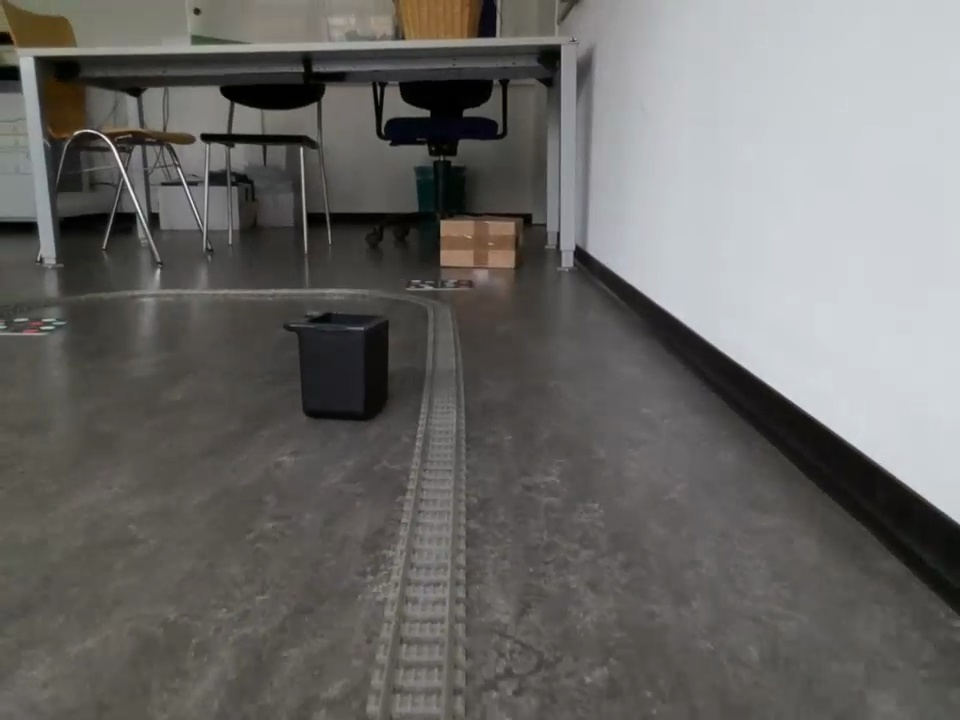
#> input picture rail_detection/test_data/fps_1_frame_018.jpg, 960 x 720 px, found by its file name
$ jupyter execute manual_merge_test_v2.ipynb
#> lines starting #> are read from the running program, lines starting #| are printed output that depends on the picture; after the words box and inside, x2 and y2 are one past the last pixel; in counts of white or black regions, pixels touching at a corner belong together
[cell 1]
import os
import cv2
import numpy as np
#import layers
import matplotlib.pyplot as plt

[cell 2]
# credits to https://towardsdatascience.com/lines-detection-with-hough-transform-84020b3b1549

import matplotlib.lines as mlines

# ist a,b == m, c

def line_detection_non_vectorized(image, edge_image, num_rhos=100, num_thetas=100, t_count=220):
  edge_height, edge_width = edge_image.shape[:2]
  edge_height_half, edge_width_half = edge_height / 2, edge_width / 2
  #
  d = np.sqrt(np.square(edge_height) + np.square(edge_width))
  dtheta = 180 / num_thetas
  drho = (2 * d) / num_rhos
  #
  thetas = np.arange(0, 180, step=dtheta)
  rhos = np.arange(-d, d, step=drho)
  #
  cos_thetas = np.cos(np.deg2rad(thetas))
  sin_thetas = np.sin(np.deg2rad(thetas))
  #
  accumulator = np.zeros((len(rhos), len(rhos)))
  #
  figure = plt.figure(figsize=(12, 12))
  subplot1 = figure.add_subplot(1, 4, 1)
  subplot1.imshow(image, cmap="gray")
  subplot2 = figure.add_subplot(1, 4, 2)
  subplot2.imshow(edge_image, cmap="gray")
  subplot3 = figure.add_subplot(1, 4, 3)
  subplot3.set_facecolor((0, 0, 0))
  subplot4 = figure.add_subplot(1, 4, 4)
  subplot4.imshow(image, cmap="gray")
  #
  for y in range(edge_height):
    for x in range(edge_width):
      if edge_image[y][x] != 0:
        edge_point = [y - edge_height_half, x - edge_width_half]
        ys, xs = [], []
        for theta_idx in range(len(thetas)):
          rho = (edge_point[1] * cos_thetas[theta_idx]) + (edge_point[0] * sin_thetas[theta_idx])
          theta = thetas[theta_idx]
          rho_idx = np.argmin(np.abs(rhos - rho))
          accumulator[rho_idx][theta_idx] += 1
          ys.append(rho)
          xs.append(theta)
        subplot3.plot(xs, ys, color="white", alpha=0.05)
  line_results = list()
  for y in range(accumulator.shape[0]):
    for x in range(accumulator.shape[1]):
      if accumulator[y][x] > t_count:
        rho = rhos[y]
        theta = thetas[x]
        #print(theta)
        a = np.cos(np.deg2rad(theta))
        b = np.sin(np.deg2rad(theta))

        x0 = (a * rho) + edge_width_half
        #print(x0)

        y0 = (b * rho) + edge_height_half
        #print(y0)
        x1 = int(x0 + 1000 * (-b))
        y1 = int(y0 + 1000 * (a))
        x2 = int(x0 - 1000 * (-b))
        y2 = int(y0 - 1000 * (a))
        #print([x1, x2])
        #print([y1, y2])
        #print("###")
        subplot3.plot([theta], [rho], marker='o', color="yellow")
        line_results.append([(x1,y1), (x2,y2)])
        subplot4.add_line(mlines.Line2D([x1, x2], [y1, y2]))

  subplot3.invert_yaxis()
  subplot3.invert_xaxis()

  subplot1.title.set_text("Original Image")
  subplot2.title.set_text("Edge Image")
  subplot3.title.set_text("Hough Space")
  subplot4.title.set_text("Detected Lines")
  plt.show()
  return accumulator, rhos, thetas, line_results

[cell 3]
img = cv2.imread(f"C:/Users/fredi/Desktop/Uni/SELS2/hough2/handpicked_rails/2021-07-01-17-07-48/fps_1_frame_018.jpg",  cv2.IMREAD_GRAYSCALE)
#img = cv2.imread(img_dir, cv2.IMREAD_GRAYSCALE)
print(img.shape)
#| (720, 960)
plt.imshow(img, "gray")
plt.show()

[cell 4]
edge_image = cv2.Canny(img, 100, 200)
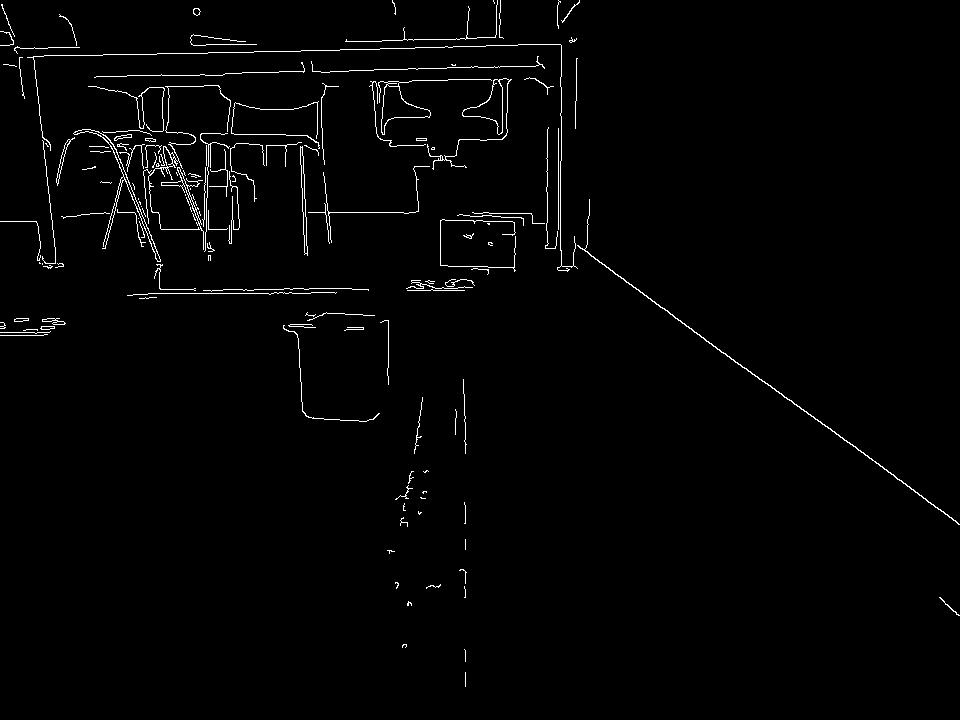
#> edge_image: shape (720, 960); 1.6% white in thin lines or dots
acc, rhos, thetas, line_results = line_detection_non_vectorized(img, edge_image, t_count=3500)
#> after the loop in line_detection_non_vectorized, `for y in range(edge_height):`:
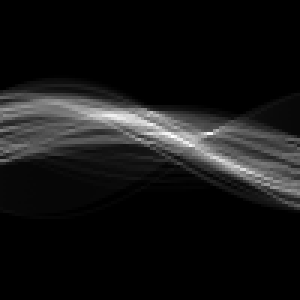
#> accumulator: shape (100, 100) float64 (shown 3 times larger); min 0, max 1294, mean 108.7; drawn with min black and max white
#> in line_detection_non_vectorized, `plt.show()`:
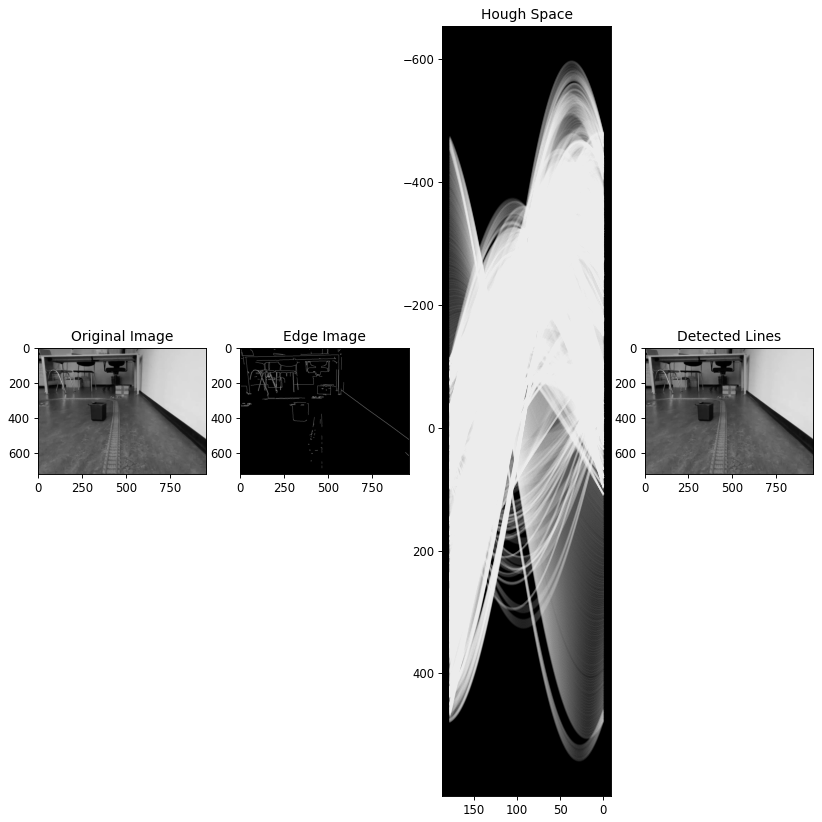
#> figure drawn by matplotlib, 4 panels; panel 3: curve peaks at x = 178.2, y = 76.65; panel 3: curve peaks at x = 0, y = 13; panel 3: curve peaks at x = 0, y = 17
#> rhos = 100 values from -1200 to 1176; thetas = 100 values from 0 to 178.2; line_results = []

[cell 5]
# [11 lines left out: function test_pixel, not called in this run]

[cell 6]
def merge_lines_manual(edge_image, lines):

    new_lines = []
    for line in lines:
        x0, y0, x1, y1 = line[0][0], line[0][1], line[1][0], line[1][1]
        if x1 == x0:
            slope = False
        elif y0 == y1:
            slope = 0
        else:
            slope = (y1-y0)/(x1-x0)

        line_label = []
        if slope == False:
            x = x0
            if y1 > y0:
                big_y, small_y = y1, y0
            elif y0 > y1:
                big_y, small_y = y0, y1
            else: #in this case x0=x1 and y0=y1 -> there is no line
                continue

            for y in range(small_y, big_y):
                line_label.append([x,y,test_pixel(edge_image, x, y)])


        elif slope == 0:
            y = y0
            if x1 > x0:
                big_x, small_x = x1, x0
            elif x0 > x1:
                big_x, small_x = x0, x1
            else: #in this case x0=x1 and y0=y1 -> there is no line
                continue
            for x in range(small_x, big_x):
                line_label.append([x,y,test_pixel(edge_image, x, y)])

        else:
            y_direction = 0
            if abs(x0-x1) > abs(y0-y1):
                if x1 > x0:
                    start_x, end_x = x0, x1
                    start_y, end_y = y0, y1
                else:
                    start_x, end_x = x1, x0
                    start_y, end_y = y1, y0
                y = start_y
                for x in range(start_x, end_x):
                    line_label.append(test_pixel(edge_image, x, y))
                    y = y + slope
                    if y1 > y0:
                        if y < y0 or y > y1:
                            break
                    if y1 < y0:
                        if y > y0 or y < y1:
                            break
            elif abs(y0-y1) > abs(x0-x1):    # y distance is bigger than x so we count up y instead of x
                if y1 > y0:
                    start_x, end_x = x0, x1
                    start_y, end_y = y0, y1
                else:
                    start_x, end_x = x1, x0
                    start_y, end_y = y1, y0

                x = start_x
                for y in range(start_y, end_y):
                    line_label.append(test_pixel(edge_image, x, y))
                    x = x + 1/slope
                    if x1 > x0:
                        if x < x0 or x > x1:
                            break
                    if x1 < x0:
                        if x > x0 or x < x1:
                            break
        new_lines.append(line_label)
    return new_lines

[cell 7]
print(line_results)

[cell 8]
# [9 lines left out: function check_pixel_range, not called in this run]

[cell 9]
def cut_lines(new_lines, threshold=25):
    true_lines = []
    for line in new_lines:
        true_pixels = []
        for pixel in line:
            if pixel[2] == True:
                true_pixels.append([pixel[0], pixel[1]])
        true_lines.append(true_pixels)

    line_lengths=[]
    for line in true_lines:
        print(len(line))
        if len(line) > 0:
            start, end = line[0], line[len(line)-1]
            slope = (end[1]-start[1]) / (end[0]-start[0])
            length_counter=[[line[0], False, 0]]   #format: [line:[start, end, length]]
            current_segment=0
            for i in range(len(line) - 1):
                check = check_pixel_range(line[i], line[i+1], slope, threshold)
                if check == True:
                    length_counter[current_segment][2] += 1
                else:
                    length_counter[current_segment][1] = line[i]
                    length_counter.append([line[i+1], False, 0])
                    current_segment += 1
            length_counter[len(length_counter)-1][1] = line[len(line)-1]
            line_lengths.append(length_counter)

    return line_lengths

[cell 10]
new_lines = merge_lines_manual(edge_image, line_results)
#> new_lines = []
#print(new_lines[0])
draw_lines = []
for line in new_lines:
    true_pixels = []
    for pixel in line:
        if pixel[2] == True:
            true_pixels.append(pixel)
    end_point = len(true_pixels) - 1
    #drawing whole line for the beginning
    if len(true_pixels) > 0:
        draw_lines.append([(true_pixels[0][0],true_pixels[0][1]),(true_pixels[end_point][0],true_pixels[end_point][1])])
#> this loop made 0 passes
#> after the loop, draw_lines = []

#start and end coordinates for each line fit the original lines
print(draw_lines)

[cell 11]
lines = cut_lines(new_lines, 30)
#> lines = []

final_lines = []
for line in lines:
    biggest_segment_index, biggest_segment_val = 0, 0
    for i in range(len(line)):
        if line[i][2] > biggest_segment_val:
            biggest_segment_index = i
            biggest_segment_val = line[i][2]
    final_lines.append([line[biggest_segment_index][0], line[biggest_segment_index][1]])
#> after the loop, final_lines = []
print(final_lines)

[cell 12]
lines = cut_lines(new_lines, 30)

[cell 13]
fig, axes = plt.subplots(1, 2, figsize=(15, 6))
ax = axes.ravel()

for line in final_lines:
    print(line[0][0], line[0][1], [line[1][0], line[1][1]])
    ax[0].add_line(mlines.Line2D([line[0][0], line[0][1]], [line[1][0], line[1][1]]))
    #ax[0].add_line(mlines.Line2D([line[1][0], line[1][1]], [line[0][0], line[0][1]]))
    #ax[0].plot(line[0], line[1], color="blue", linewidth=2)


ax[0].imshow(img)
ax[1].imshow(edge_image)
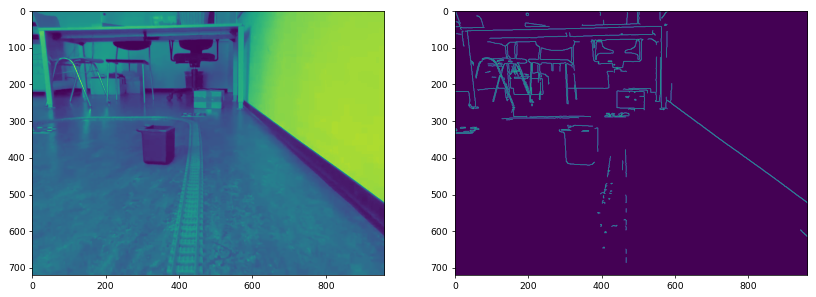
#> figure drawn by matplotlib, 2 panels

$ run again, with rail_detection/test_data/fps_1_frame_001.jpg copied over rail_detection/test_data/fps_1_frame_018.jpg
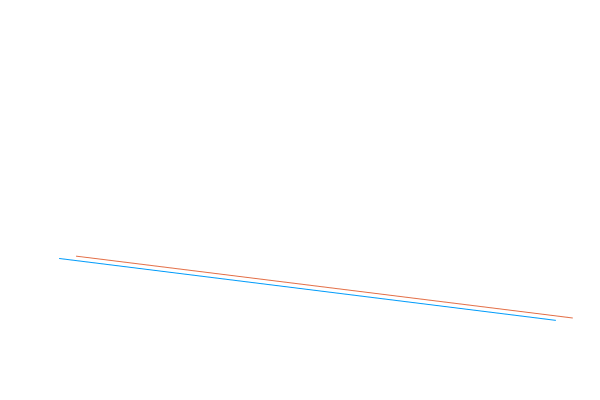
#> input picture rail_detection/test_data/fps_1_frame_001.jpg, 600 x 400 px, found by its file name
#| (400, 600)
#> `edge_image = cv2.Canny(img, 100, 200)`:
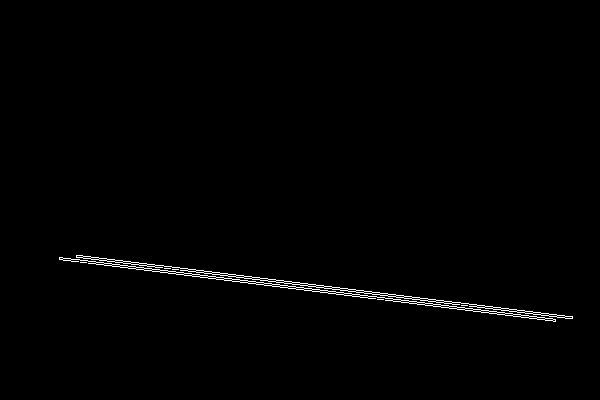
#> edge_image: shape (400, 600); 0.83% white in thin lines or dots, all inside (x1, y1, x2, y2) = (59, 255, 573, 322)
#> `acc, rhos, thetas, line_results = line_detection_non_vectorized(img, e..`: rhos = 100 values from -721.1 to 706.7; thetas = 100 values from 0 to 178.2; line_results = []
#> `[cell 13] fig, axes = plt.subplots(1, 2, figsize=(15, 6)) ax = axes.ra..`:
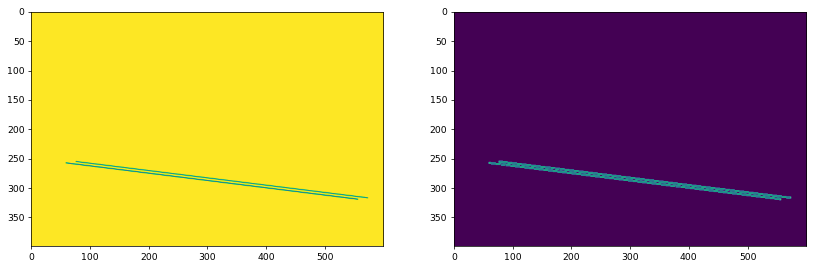
#> figure drawn by matplotlib, 2 panels

$ run again, with rail_detection/test_data/fps_1_frame_011.jpg copied over rail_detection/test_data/fps_1_frame_018.jpg
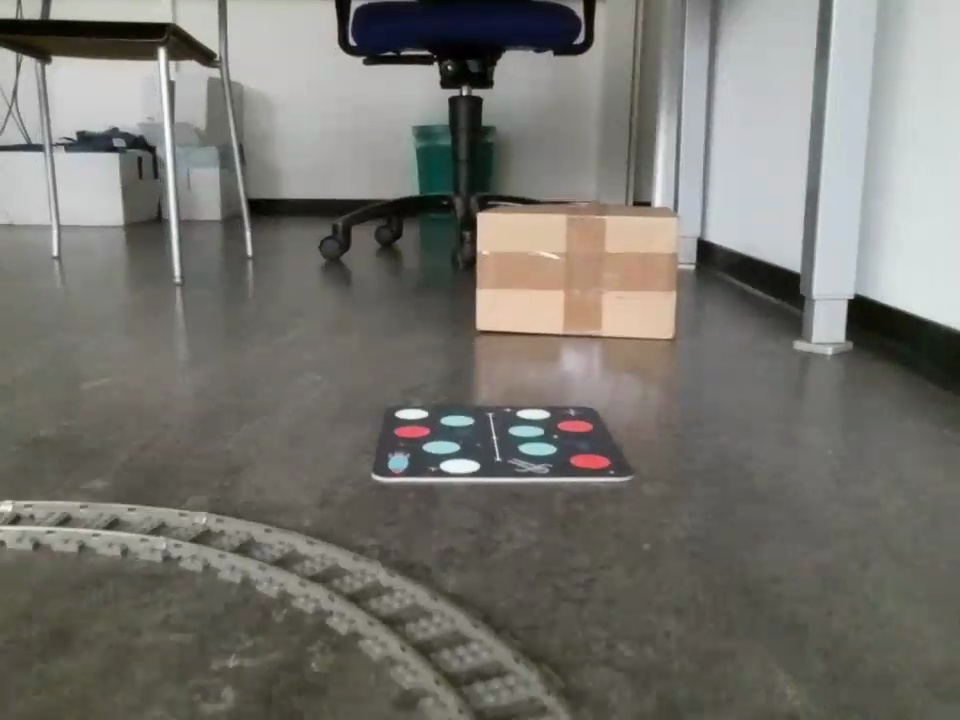
#> input picture rail_detection/test_data/fps_1_frame_011.jpg, 960 x 720 px, found by its file name
#| (720, 960)
#> `edge_image = cv2.Canny(img, 100, 200)`:
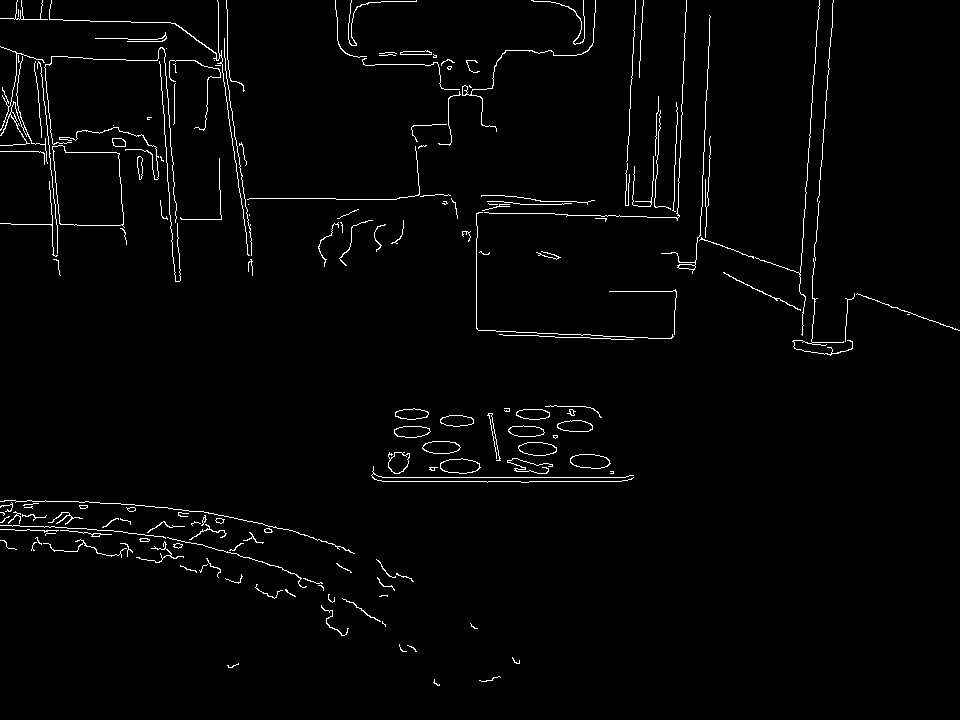
#> edge_image: shape (720, 960); 2% white in thin lines or dots
#> in line_detection_non_vectorized, `plt.show()`:
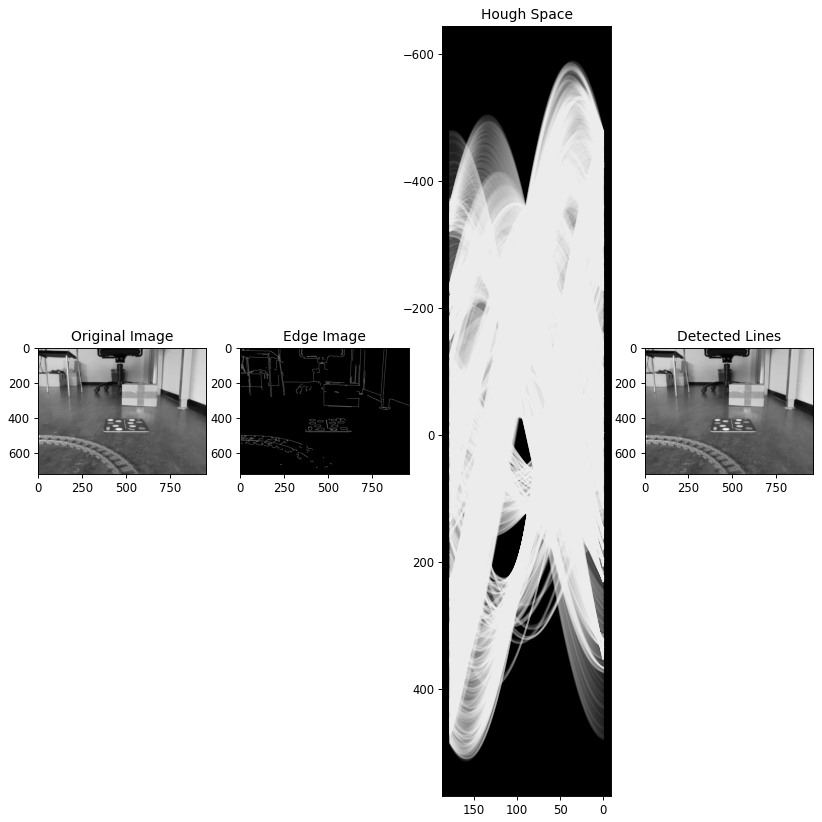
#> figure drawn by matplotlib, 4 panels; panel 3: curve peaks at x = 178.2, y = 451.5; panel 3: curve peaks at x = 178.2, y = 447.5; panel 3: curve peaks at x = 178.2, y = 426.5
#> `acc, rhos, thetas, line_results = line_detection_non_vectorized(img, e..`: rhos = 100 values from -1200 to 1176; thetas = 100 values from 0 to 178.2; line_results = []
